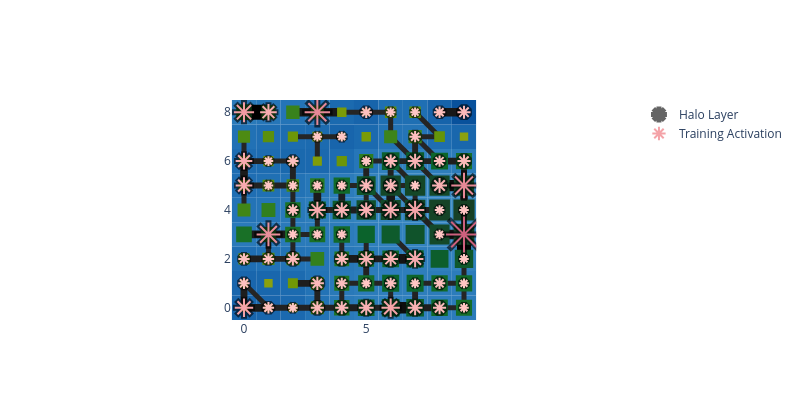

Here is the notebook cell this chart was saved with:
### Code cell
# lilypond visual
basin.pond() \
    .rhizome_layer() \
    .pad_layer() \
    .petal_layer() \
    .visualize(width=800, height=400);
